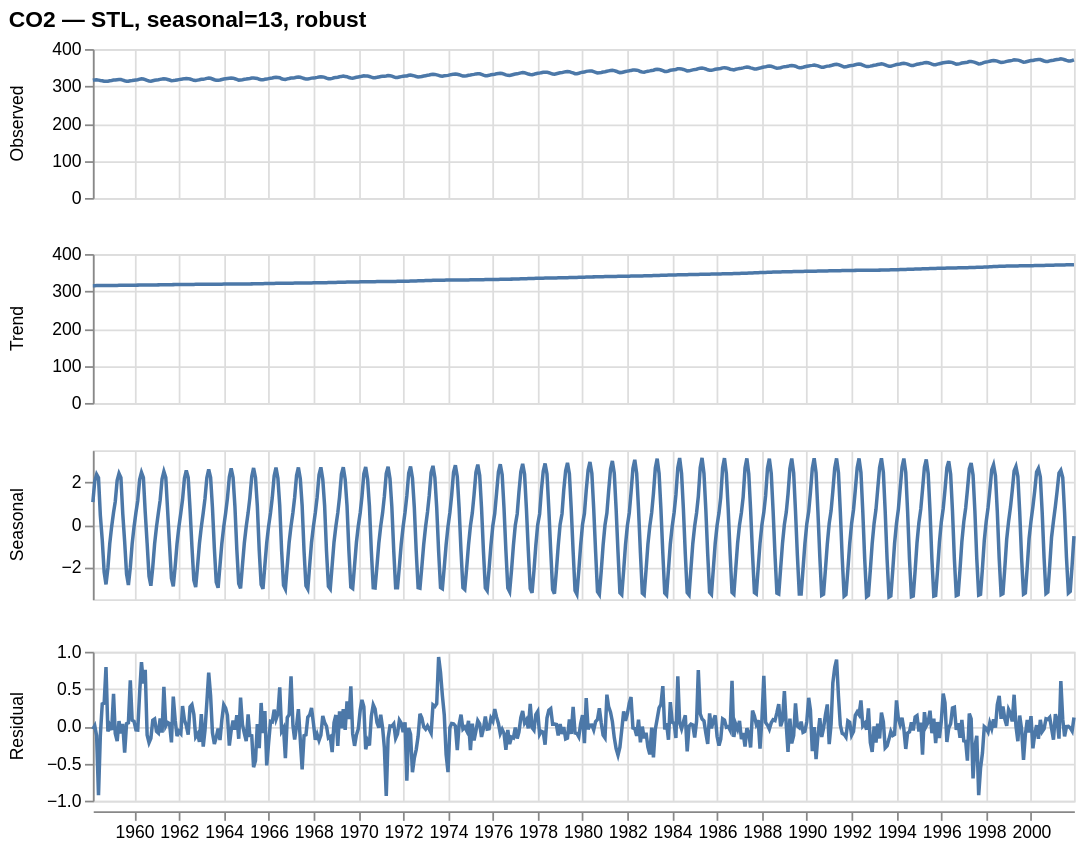

Write notebook code for a chart like this one.
### Markdown cell above
### 3. The knobs
- **`model`** — `additive` (Trend **+** Seasonal) if the swing stays the same size; `multiplicative` (Trend **×** Seasonal) if the swing **grows** with the level. *(classic only)*
- **`period`** — the cycle length. 12 for monthly; but e.g. **Sunspots** cycle is ~11 years and irregular — what you pick is a real call.
- **`method`** — `classic` (moving-average) or **`stl`** (Loess-based, the smoother from this week). STL adds two knobs:
- **`seasonal`** *(STL)* — bigger = a smoother, more stable seasonal shape; smaller = lets the seasonal pattern change over time.
- **`robust`** *(STL)* — `True` down-weights outliers/spikes (useful for messy real series like El Niño).

Note: STL = Seasonal-Trend decomposition using Loess

Quick demo — same CO2 series, STL + robust, smoother seasonal. Notice it's a *different* (but also defensible) picture:

### Code cell
decomp_panels(decompose(SERIES['CO2 (monthly, ppm)'], method='stl', period=12, seasonal=13, robust=True),
              'CO2 — STL, seasonal=13, robust')

### Figure 1 — Vega-Lite specification as saved in the notebook (floating-point values rounded to 4 significant figures; data arrays with more than 128 entries replaced by an {"elided": "..."} marker saying what was removed)
{"config": {"view": {"continuousWidth": 300, "continuousHeight": 300}}, "data": {"name": "data-78c1ffa61fe62534e69f4432481df90a"}, "facet": {"row": {"field": "component", "sort": ["Observed", "Trend", "Seasonal", "Residual"], "title": null, "type": "nominal"}}, "spec": {"mark": {"type": "line"}, "encoding": {"x": {"field": "date", "title": null, "type": "temporal"}, "y": {"field": "value", "title": null, "type": "quantitative"}}, "height": 85, "width": 560}, "resolve": {"scale": {"y": "independent"}}, "title": "CO2 — STL, seasonal=13, robust", "$schema": "https://vega.github.io/schema/vega-lite/v5.20.1.json", "datasets": {"data-78c1ffa61fe62534e69f4432481df90a": {"elided": "2104 records"}}}
